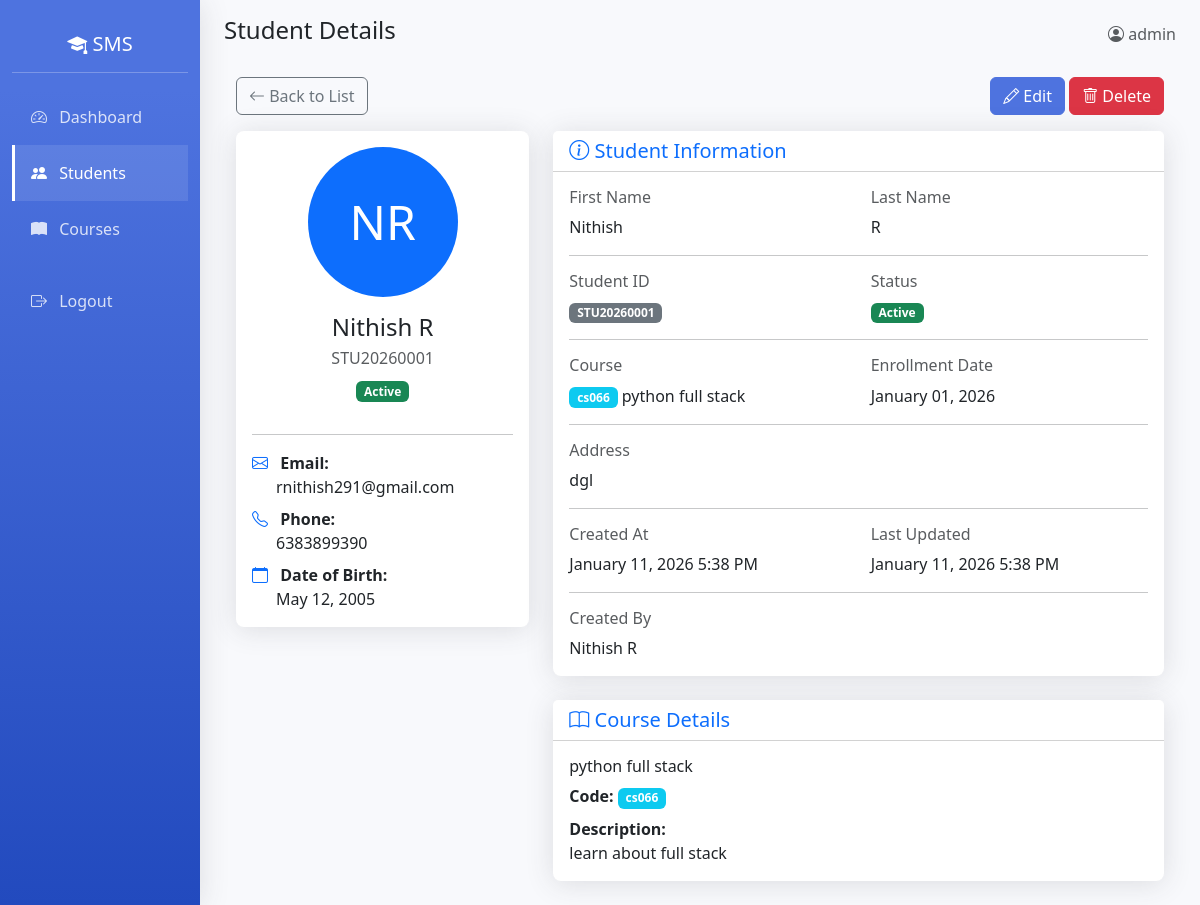
The page /students/1/ (signed in) on the database its author committed.
### students/models.py (models this page shows, shortened)
class Student(models.Model):
    student_id = models.CharField(max_length=20, unique=True, editable=False)
    first_name = models.CharField(max_length=50)
    last_name = models.CharField(max_length=50)
    email = models.EmailField(unique=True)
    phone_regex = RegexValidator(
        regex=r'^\+?1?\d{9,15}$',
        message="Phone number must be entered in the format: '+999999999'. Up to 15 digits allowed."
    )
    phone_number = models.CharField(validators=[phone_regex], max_length=17)
    address = models.TextField(blank=True)
    date_of_birth = models.DateField()
    enrollment_date = models.DateField()
    course = models.ForeignKey(
        Course,
        on_delete=models.SET_NULL,
        null=True,
        related_name='students'
    )
    profile_photo = models.ImageField(
        upload_to='student_photos/',
        blank=True,
        null=True
    )
    STATUS_CHOICES = [
        ('active', 'Active'),
        ('inactive', 'Inactive'),
        ('graduated', 'Graduated'),
    ]
    status = models.CharField(
        max_length=20,
        choices=STATUS_CHOICES,
        default='active'
    )
    created_at = models.DateTimeField(auto_now_add=True)
    updated_at = models.DateTimeField(auto_now=True)
    created_by = models.ForeignKey(
        User,
        on_delete=models.SET_NULL,
        null=True
    )
    @property
    def full_name(self):
        return f"{self.first_name} {self.last_name}"
    class Meta:
        ordering = ['-enrollment_date', 'last_name']

class Course(models.Model):
    name = models.CharField(max_length=100)
    code = models.CharField(max_length=20, unique=True)
    description = models.TextField(blank=True)
    created_at = models.DateTimeField(auto_now_add=True)
    class Meta:
        ordering = ['name']

### students/views.py (the view)
# urls.py: path('students/<int:pk>/', views.student_detail_view, name='student_detail'),
@login_required
def student_detail_view(request, pk):
    student = get_object_or_404(Student, pk=pk)
    return render(request, 'students/student_detail.html', {'student': student})

### students/templates/students/student_detail.html (shortened to what this page needs)
{% extends 'students/base.html' %}
{% block page_title %}Student Details{% endblock %}
{% block content %}
<div class="container-fluid">
    <div class="row mb-3">
        <div class="col">
            <a href="{% url 'student_list' %}" class="btn btn-outline-secondary">
                <i class="bi bi-arrow-left"></i> Back to List
            </a>
        </div>
        <div class="col-auto">
            <a href="{% url 'student_update' student.pk %}" class="btn btn-primary">
                <i class="bi bi-pencil"></i> Edit
            </a>
            <a href="{% url 'student_delete' student.pk %}" class="btn btn-danger">
                <i class="bi bi-trash"></i> Delete
            </a>
        </div>
    </div>
    <div class="row">
        <div class="col-md-4 mb-4">
            <div class="card">
                <div class="card-body text-center">
                    {% if student.profile_photo %}
                    <img src="{{ student.profile_photo.url }}" alt="{{ student.full_name }}"
                         class="rounded-circle mb-3" width="150" height="150"
                         style="object-fit: cover;">
                    {% else %}
                    <div class="rounded-circle bg-primary text-white d-flex align-items-center justify-content-center mx-auto mb-3"
                         style="width: 150px; height: 150px; font-size: 3rem;">
                        {{ student.first_name.0 }}{{ student.last_name.0 }}
                    </div>
                    {% endif %}
                    <h4 class="mb-1">{{ student.full_name }}</h4>
                    <p class="text-muted mb-2">{{ student.student_id }}</p>
                    <span class="badge bg-{% if student.status == 'active' %}success{% elif student.status == 'graduated' %}info{% else %}secondary{% endif %} mb-3">
                        {{ student.get_status_display }}
                    </span>
                    <hr>
                    <div class="text-start">
                        <p class="mb-2">
                            <i class="bi bi-envelope text-primary"></i>
                            <strong class="ms-2">Email:</strong><br>
                            <span class="ms-4">{{ student.email }}</span>
                        </p>
                        <p class="mb-2">
                            <i class="bi bi-telephone text-primary"></i>
                            <strong class="ms-2">Phone:</strong><br>
                            <span class="ms-4">{{ student.phone_number }}</span>
                        </p>
                        <p class="mb-0">
                            <i class="bi bi-calendar text-primary"></i>
                            <strong class="ms-2">Date of Birth:</strong><br>
                            <span class="ms-4">{{ student.date_of_birth|date:"F d, Y" }}</span>
                        </p>
                    </div>
                </div>
            </div>
        </div>
        <div class="col-md-8 mb-4">
            <div class="card">
                <div class="card-header bg-white">
                    <h5 class="mb-0 text-primary">
                        <i class="bi bi-info-circle"></i> Student Information
                    </h5>
                </div>
                <div class="card-body">
                    <div class="row mb-3">
                        <div class="col-md-6">
                            <h6 class="text-muted">First Name</h6>
                            <p class="mb-0">{{ student.first_name }}</p>
                        </div>
                        <div class="col-md-6">
                            <h6 class="text-muted">Last Name</h6>
                            <p class="mb-0">{{ student.last_name }}</p>
                        </div>
                    </div>
                    <hr>
                    <div class="row mb-3">
                        <div class="col-md-6">
                            <h6 class="text-muted">Student ID</h6>
                            <p class="mb-0">
                                <span class="badge bg-secondary">{{ student.student_id }}</span>
                            </p>
                        </div>
                        <div class="col-md-6">
                            <h6 class="text-muted">Status</h6>
                            <p class="mb-0">
                                <span class="badge bg-{% if student.status == 'active' %}success{% elif student.status == 'graduated' %}info{% else %}secondary{% endif %}">
                                    {{ student.get_status_display }}
                                </span>
                            </p>
                        </div>
                    </div>
                    <hr>
                    <div class="row mb-3">
                        <div class="col-md-6">
                            <h6 class="text-muted">Course</h6>
                            <p class="mb-0">
                                {% if student.course %}
                                <span class="badge bg-info">{{ student.course.code }}</span>
                                {{ student.course.name }}
                                {% else %}
                                <span class="text-muted">Not assigned</span>
                                {% endif %}
                            </p>
                        </div>
                        <div class="col-md-6">
                            <h6 class="text-muted">Enrollment Date</h6>
                            <p class="mb-0">{{ student.enrollment_date|date:"F d, Y" }}</p>
                        </div>
                    </div>
                    <hr>
                    <div class="mb-3">
                        <h6 class="text-muted">Address</h6>
                        <p class="mb-0">{{ student.address|default:"Not provided" }}</p>
                    </div>
                    <hr>
                    <div class="row">
                        <div class="col-md-6">
                            <h6 class="text-muted">Created At</h6>
                            <p class="mb-0">{{ student.created_at|date:"F d, Y g:i A" }}</p>
                        </div>
                        <div class="col-md-6">
                            <h6 class="text-muted">Last Updated</h6>
                            <p class="mb-0">{{ student.updated_at|date:"F d, Y g:i A" }}</p>
                        </div>
                    </div>
                    {% if student.created_by %}
                    <hr>
                    <div class="row">
                        <div class="col-md-6">
                            <h6 class="text-muted">Created By</h6>
                            <p class="mb-0">
                                {{ student.created_by.get_full_name|default:student.created_by.username }}
                            </p>
                        </div>
                    </div>
                    {% endif %}
                </div>
            </div>
            {% if student.course %}
            <div class="card mt-4">
                <div class="card-header bg-white">
                    <h5 class="mb-0 text-primary">
                        <i class="bi bi-book"></i> Course Details
                    </h5>
                </div>
                <div class="card-body">
                    <h6>{{ student.course.name }}</h6>
                    <p class="mb-2">
                        <strong>Code:</strong>
                        <span class="badge bg-info">{{ student.course.code }}</span>
                    </p>
                    {% if student.course.description %}
                    <p class="mb-0">
                        <strong>Description:</strong><br>
                        {{ student.course.description }}
                    </p>
                    {% endif %}
                </div>
            </div>
            {% endif %}
        </div>
    </div>
</div>
{% endblock %}

### students/templates/students/base.html (shortened to what this page needs)
<!DOCTYPE html>
<html lang="en">
<head>
    <link href="https://cdn.jsdelivr.net/npm/bootstrap@5.3.0/dist/css/bootstrap.min.css" rel="stylesheet">
    <link rel="stylesheet" href="https://cdn.jsdelivr.net/npm/bootstrap-icons@1.10.0/font/bootstrap-icons.css">
</head>
<body>
    {% if user.is_authenticated %}
    <div class="container-fluid">
        <div class="row">
            <nav class="col-md-2 d-none d-md-block sidebar">
                <div class="position-sticky pt-3">
                    <h5 class="text-white text-center py-3 mb-3 border-bottom border-white border-opacity-25">
                        <i class="bi bi-mortarboard-fill"></i> SMS
                    </h5>
                    <ul class="nav flex-column">
                        <li class="nav-item">
                            <a class="nav-link {% if request.resolver_match.url_name == 'dashboard' %}active{% endif %}"
                               href="{% url 'dashboard' %}">
                                <i class="bi bi-speedometer2"></i> Dashboard
                            </a>
                        </li>
                        <li class="nav-item">
                            <a class="nav-link {% if 'student' in request.resolver_match.url_name %}active{% endif %}"
                               href="{% url 'student_list' %}">
                                <i class="bi bi-people-fill"></i> Students
                            </a>
                        </li>
                        <li class="nav-item">
                            <a class="nav-link {% if 'course' in request.resolver_match.url_name %}active{% endif %}"
                               href="{% url 'course_list' %}">
                                <i class="bi bi-book-fill"></i> Courses
                            </a>
                        </li>
                        <li class="nav-item mt-3">
                            <a class="nav-link" href="{% url 'logout' %}">
                                <i class="bi bi-box-arrow-right"></i> Logout
                            </a>
                        </li>
                    </ul>
                </div>
            </nav>
            <main class="col-md-10 ms-sm-auto px-md-4">
                <div class="d-flex justify-content-between align-items-center pt-3 pb-2 mb-3 d-none d-md-flex">
                    <h1 class="h4">{% block page_title %}Dashboard{% endblock %}</h1>
                    <div class="text-muted">
                        <i class="bi bi-person-circle"></i>
                        {{ user.first_name|default:user.username }}
                    </div>
                </div>
                {% block content %}{% endblock %}
            </main>
        </div>
    </div>
    {% else %}
    {% block auth_content %}{% endblock %}
    {% endif %}
</body>
</html>

### students/templates/students/base.html (style rules this page uses)
:root { --primary-color: #4e73df; --secondary-color: #858796; --success-color: #1cc88a; --info-color: #36b9cc; --warning-color: #f6c23e; --danger-color: #e74a3b; }
body { font-family: 'Segoe UI', Tahoma, Geneva, Verdana, sans-serif; background-color: #f8f9fc; }
.sidebar { min-height: 100vh; background: linear-gradient(180deg, #4e73df 10%, #224abe 100%); box-shadow: 0 0.15rem 1.75rem 0 rgba(58, 59, 69, 0.15); }
.sidebar .nav-link { color: rgba(255, 255, 255, 0.8); padding: 1rem; border-left: 3px solid transparent; }
.sidebar .nav-link:hover, .sidebar .nav-link.active { color: #fff; background-color: rgba(255, 255, 255, 0.1); border-left-color: #fff; }
.sidebar .nav-link i { margin-right: 0.5rem; }
.card { border: none; border-radius: 0.5rem; box-shadow: 0 0.15rem 1.75rem 0 rgba(58, 59, 69, 0.15); }
.btn-primary { background-color: var(--primary-color); border-color: var(--primary-color); }

### rows shown on the page
Student: first_name.0 "N", last_name.0 "R", full_name "Nithish R", student_id "STU20260001", status "Active", email "rnithish291@gmail.com", phone_number "6383899390", date_of_birth "May 12, 2005", first_name "Nithish", last_name "R", course.code "cs066", course.name "python full stack", enrollment_date "January 01, 2026", address "dgl", created_at "January 11, 2026 5:38 PM", updated_at "January 11, 2026 5:38 PM", created_by.get_full_name "Nithish R", course.description "learn about full stack"

### other values the page prints
{{ user.first_name|default:user.username }} "admin"
